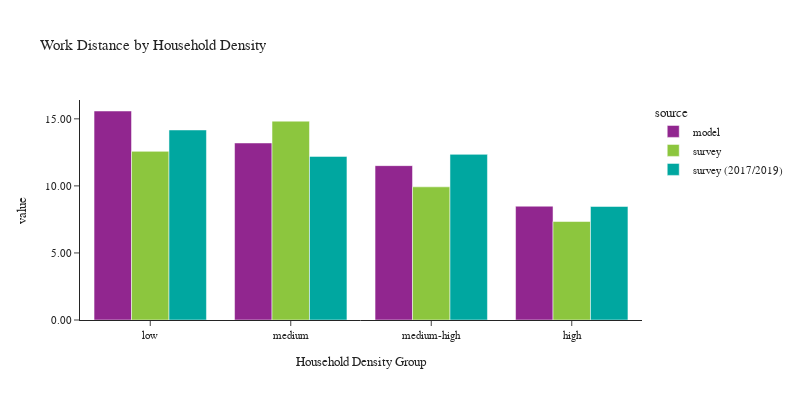

This figure's notebook cell:
### Code cell
plot_work_location(df_workers, 'hh_density_group', 'Household Density', 'Household Density Group')

### Figure 1 — Plotly figure (JSON) as saved in the notebook; plotly's stock layout.template omitted (floating-point values rounded to 4 significant figures)
{"data": [{"alignmentgroup": "True", "customdata": [[56862], [58393], [54081], [52118]], "hovertemplate": "source=model<br>hh_density_group=%{x}<br>value=%{y}<br>sample count=%{customdata[0]}<extra></extra>", "legendgroup": "model", "marker": {"color": "#91268F", "pattern": {"shape": ""}}, "name": "model", "offsetgroup": "model", "orientation": "v", "showlegend": true, "textposition": "auto", "type": "bar", "x": ["low", "medium", "medium-high", "high"], "xaxis": "x", "y": [15.58, 13.2, 11.51, 8.485], "yaxis": "y"}, {"alignmentgroup": "True", "customdata": [[461], [434], [537], [1173]], "hovertemplate": "source=survey<br>hh_density_group=%{x}<br>value=%{y}<br>sample count=%{customdata[0]}<extra></extra>", "legendgroup": "survey", "marker": {"color": "#8CC63E", "pattern": {"shape": ""}}, "name": "survey", "offsetgroup": "survey", "orientation": "v", "showlegend": true, "textposition": "auto", "type": "bar", "x": ["low", "medium", "medium-high", "high"], "xaxis": "x", "y": [12.57, 14.83, 9.929, 7.343], "yaxis": "y"}, {"alignmentgroup": "True", "customdata": [[496], [574], [766], [3759]], "hovertemplate": "source=survey (2017/2019)<br>hh_density_group=%{x}<br>value=%{y}<br>sample count=%{customdata[0]}<extra></extra>", "legendgroup": "survey (2017/2019)", "marker": {"color": "#00A7A0", "pattern": {"shape": ""}}, "name": "survey (2017/2019)", "offsetgroup": "survey (2017/2019)", "orientation": "v", "showlegend": true, "textposition": "auto", "type": "bar", "x": ["low", "medium", "medium-high", "high"], "xaxis": "x", "y": [14.17, 12.2, 12.35, 8.466], "yaxis": "y"}], "layout": {"barmode": "group", "font": {"size": 11}, "height": 400, "legend": {"title": {"text": "source"}, "tracegroupgap": 0}, "title": {"text": "Work Distance by Household Density"}, "width": 800, "xaxis": {"anchor": "y", "domain": [0.0, 1.0], "title": {"text": "Household Density Group"}}, "yaxis": {"anchor": "x", "domain": [0.0, 1.0], "tickformat": ".2f", "title": {"text": "value"}}}}
